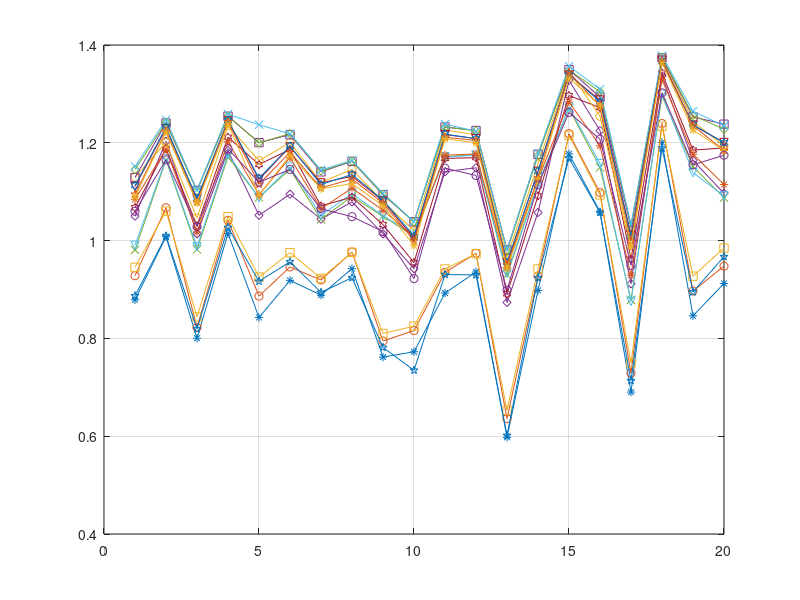

Source code (MATLAB): (Note: this script raises an error after producing the figure.)
%%%choose 18 method and 8 evaluation
clear all;close all;clc
load('Q_color.mat');
x=1:20;
a=zeros(18,20);
width=0.5;
met=["DWT",'DTCWT','NSCT','GFF','SR','ASR','MWGF','ICA','NSCT-SR',...
    'SSSDI','QUADTREE','DSIFT','SRCF','GFDF','BRW','MISF','CNN','MADCNN'];
	
%% QMI ---------------------------------------------------------
for i=1:20
a(:,i)=Q(:,1,i);
end
figure,plot(x,a(1,:),'-*', x,a(2,:),'-o', x,a(3,:),'-s', x,a(4,:),'-d', x,a(5,:),'-x',...
    x,a(6,:),'-v', x,a(7,:),'-h', x,a(8,:),'-p', x,a(9,:),'-*', x,a(10,:),'-o',...
    x,a(11,:),'-s', x,a(12,:),'-d', x,a(13,:),'-x', x,a(14,:),'-v', x,a(15,:),'-h',...
    x,a(16,:),'-p', x,a(17,:),'-*', x,a(18,:),'-o',  'LineWidth',width);
grid on
ave = roundn(mean(a,2),-4);
for m=1:18
    str1(m)=strcat(met(m), ':', {32}, num2str(ave(m),'%.4f'));
end
legend1=legend({str1(1),str1(2),str1(3),str1(4),str1(5),...
    str1(6),str1(7),str1(8),str1(9),str1(10),str1(11),...
    str1(12),str1(13),str1(14),str1(15),...
    str1(16),str1(17),str1(18)},'Location','SouthEastOutside');
set(legend1,'FontSize',8);
axis square
set(gca,'linewidth',1.2);
title('$Q_{MI}$','Interpreter','latex','FontSize',20);
saveas(gcf,'color\QMI','epsc');

%% NCIE---------------------------------------------------------
for i=1:20
a(:,i)=Q(:,2,i);
end
figure,plot(x,a(1,:),'-*', x,a(2,:),'-o', x,a(3,:),'-s', x,a(4,:),'-d', x,a(5,:),'-x',...
    x,a(6,:),'-v', x,a(7,:),'-h', x,a(8,:),'-p', x,a(9,:),'-*', x,a(10,:),'-o',...
    x,a(11,:),'-s', x,a(12,:),'-d', x,a(13,:),'-x', x,a(14,:),'-v', x,a(15,:),'-h',...
    x,a(16,:),'-p', x,a(17,:),'-*', x,a(18,:),'-o',  'LineWidth',width);
grid on
ave = roundn(mean(a,2),-4);
for m=1:18
    str2(m)=strcat(met(m), ':', {32}, num2str(ave(m),'%.4f'));
end
legend2=legend({str2(1),str2(2),str2(3),str2(4),str2(5),...
    str2(6),str2(7),str2(8),str2(9),str2(10),str2(11),...
    str2(12),str2(13),str2(14),str2(15),...
    str2(16),str2(17),str2(18)},'Location','SouthEastOutside');
set(legend2,'FontSize',8);
axis square
set(gca,'linewidth',1.2);
title('$Q_{NCIE}$','Interpreter','latex','FontSize',20);
saveas(gcf,'color\QNCIE','epsc');

%% QG----------------------------------------------------------
for i=1:20
a(:,i)=Q(:,3,i);
end
figure,plot(x,a(1,:),'-*', x,a(2,:),'-o', x,a(3,:),'-s', x,a(4,:),'-d', x,a(5,:),'-x',...
    x,a(6,:),'-v', x,a(7,:),'-h', x,a(8,:),'-p', x,a(9,:),'-*', x,a(10,:),'-o',...
    x,a(11,:),'-s', x,a(12,:),'-d', x,a(13,:),'-x', x,a(14,:),'-v', x,a(15,:),'-h',...
    x,a(16,:),'-p', x,a(17,:),'-*', x,a(18,:),'-o',  'LineWidth',width);
grid on
ave = roundn(mean(a,2),-4);
for m=1:18
    str3(m)=strcat(met(m), ':', {32}, num2str(ave(m),'%.4f'));
end
legend3=legend({str3(1),str3(2),str3(3),str3(4),str3(5),...
    str3(6),str3(7),str3(8),str3(9),str3(10),str3(11),...
    str3(12),str3(13),str3(14),str3(15),...
    str3(16),str3(17),str3(18)},'Location','SouthEastOutside');
set(legend3,'FontSize',8);
axis square
set(gca,'linewidth',1.2);
title('$Q_G$','Interpreter','latex','FontSize',20);
saveas(gcf,'color\QG','epsc');

%% QP----------------------------------------------------------
for i=1:20
a(:,i)=Q(:,4,i);
end
figure,plot(x,a(1,:),'-*', x,a(2,:),'-o', x,a(3,:),'-s', x,a(4,:),'-d', x,a(5,:),'-x',...
    x,a(6,:),'-v', x,a(7,:),'-h', x,a(8,:),'-p', x,a(9,:),'-*', x,a(10,:),'-o',...
    x,a(11,:),'-s', x,a(12,:),'-d', x,a(13,:),'-x', x,a(14,:),'-v', x,a(15,:),'-h',...
    x,a(16,:),'-p', x,a(17,:),'-*', x,a(18,:),'-o',  'LineWidth',width);
grid on
ave = roundn(mean(a,2),-4);
for m=1:18
    str4(m)=strcat(met(m), ':', {32}, num2str(ave(m),'%.4f'));
end
legend4=legend({str4(1),str4(2),str4(3),str4(4),str4(5),...
    str4(6),str4(7),str4(8),str4(9),str4(10),str4(11),...
    str4(12),str4(13),str4(14),str4(15),...
    str4(16),str4(17),str4(18)},'Location','SouthEastOutside');
set(legend4,'FontSize',8);
axis square
set(gca,'linewidth',1.2);
title('$Q_P$','Interpreter','latex','FontSize',20);
saveas(gcf,'color\QP','epsc');

%% QE----------------------------------------------------------
for i=1:20
a(:,i)=Q(:,5,i);
end
figure,plot(x,a(1,:),'-*', x,a(2,:),'-o', x,a(3,:),'-s', x,a(4,:),'-d', x,a(5,:),'-x',...
    x,a(6,:),'-v', x,a(7,:),'-h', x,a(8,:),'-p', x,a(9,:),'-*', x,a(10,:),'-o',...
    x,a(11,:),'-s', x,a(12,:),'-d', x,a(13,:),'-x', x,a(14,:),'-v', x,a(15,:),'-h',...
    x,a(16,:),'-p', x,a(17,:),'-*', x,a(18,:),'-o',  'LineWidth',width);
grid on
ave = roundn(mean(a,2),-4);
for m=1:18
    str5(m)=strcat(met(m), ':', {32}, num2str(ave(m),'%.4f'));
end
legend5=legend({str5(1),str5(2),str5(3),str5(4),str5(5),...
    str5(6),str5(7),str5(8),str5(9),str5(10),str5(11),...
    str5(12),str5(13),str5(14),str5(15),...
    str5(16),str5(17),str5(18)},'Location','SouthEastOutside');
set(legend5,'FontSize',8);
axis square
set(gca,'linewidth',1.2);
title('$Q_E$','Interpreter','latex','FontSize',20);
saveas(gcf,'color\QE','epsc');

%% QY----------------------------------------------------------
for i=1:20
a(:,i)=Q(:,6,i);
end
figure,plot(x,a(1,:),'-*', x,a(2,:),'-o', x,a(3,:),'-s', x,a(4,:),'-d', x,a(5,:),'-x',...
    x,a(6,:),'-v', x,a(7,:),'-h', x,a(8,:),'-p', x,a(9,:),'-*', x,a(10,:),'-o',...
    x,a(11,:),'-s', x,a(12,:),'-d', x,a(13,:),'-x', x,a(14,:),'-v', x,a(15,:),'-h',...
    x,a(16,:),'-p', x,a(17,:),'-*', x,a(18,:),'-o',  'LineWidth',width);
grid on
ave = roundn(mean(a,2),-4);
for m=1:18
    str6(m)=strcat(met(m), ':', {32}, num2str(ave(m),'%.4f'));
end
legend6=legend({str6(1),str6(2),str6(3),str6(4),str6(5),...
    str6(6),str6(7),str6(8),str6(9),str6(10),str6(11),...
    str6(12),str6(13),str6(14),str6(15),...
    str6(16),str6(17),str6(18)},'Location','SouthEastOutside');
set(legend6,'FontSize',8);
axis square
set(gca,'linewidth',1.2);
title('$Q_Y$','Interpreter','latex','FontSize',20);
saveas(gcf,'color\QY','epsc');

%% QCB----------------------------------------------------------
for i=1:20
a(:,i)=Q(:,7,i);
end
figure,plot(x,a(1,:),'-*', x,a(2,:),'-o', x,a(3,:),'-s', x,a(4,:),'-d', x,a(5,:),'-x',...
    x,a(6,:),'-v', x,a(7,:),'-h', x,a(8,:),'-p', x,a(9,:),'-*', x,a(10,:),'-o',...
    x,a(11,:),'-s', x,a(12,:),'-d', x,a(13,:),'-x', x,a(14,:),'-v', x,a(15,:),'-h',...
    x,a(16,:),'-p', x,a(17,:),'-*', x,a(18,:),'-o',  'LineWidth',width);
grid on
ave = roundn(mean(a,2),-4);
for m=1:18
    str7(m)=strcat(met(m), ':', {32}, num2str(ave(m),'%.4f'));
end
legend7=legend({str7(1),str7(2),str7(3),str7(4),str7(5),...
    str7(6),str7(7),str7(8),str7(9),str7(10),str7(11),...
    str7(12),str7(13),str7(14),str7(15),...
    str7(16),str7(17),str7(18)},'Location','SouthEastOutside');
set(legend7,'FontSize',8);
axis square
set(gca,'linewidth',1.2);
title('$Q_{CB}$','Interpreter','latex','FontSize',20);
saveas(gcf,'color\QCB','epsc');

%% QCV----------------------------------------------------------
for i=1:20
a(:,i)=-Q(:,8,i);
end
figure,plot(x,a(1,:),'-*', x,a(2,:),'-o', x,a(3,:),'-s', x,a(4,:),'-d', x,a(5,:),'-x',...
    x,a(6,:),'-v', x,a(7,:),'-h', x,a(8,:),'-p', x,a(9,:),'-*', x,a(10,:),'-o',...
    x,a(11,:),'-s', x,a(12,:),'-d', x,a(13,:),'-x', x,a(14,:),'-v', x,a(15,:),'-h',...
    x,a(16,:),'-p', x,a(17,:),'-*', x,a(18,:),'-o',  'LineWidth',width);
grid on
ave = roundn(mean(a,2),-4);
for m=1:18
    str8(m)=strcat(met(m), ':', {32}, num2str(ave(m),'%.4f'));
end
legend8=legend({str8(1),str8(2),str8(3),str8(4),str8(5),...
    str8(6),str8(7),str8(8),str8(9),str8(10),str8(11),...
    str8(12),str8(13),str8(14),str8(15),...
    str8(16),str8(17),str8(18)},'Location','SouthEastOutside');
set(legend8,'FontSize',8);
axis square
set(gca,'linewidth',1.2);
title('$-Q_{CV}$','Interpreter','latex','FontSize',20);
saveas(gcf,'color\QCV','epsc');
